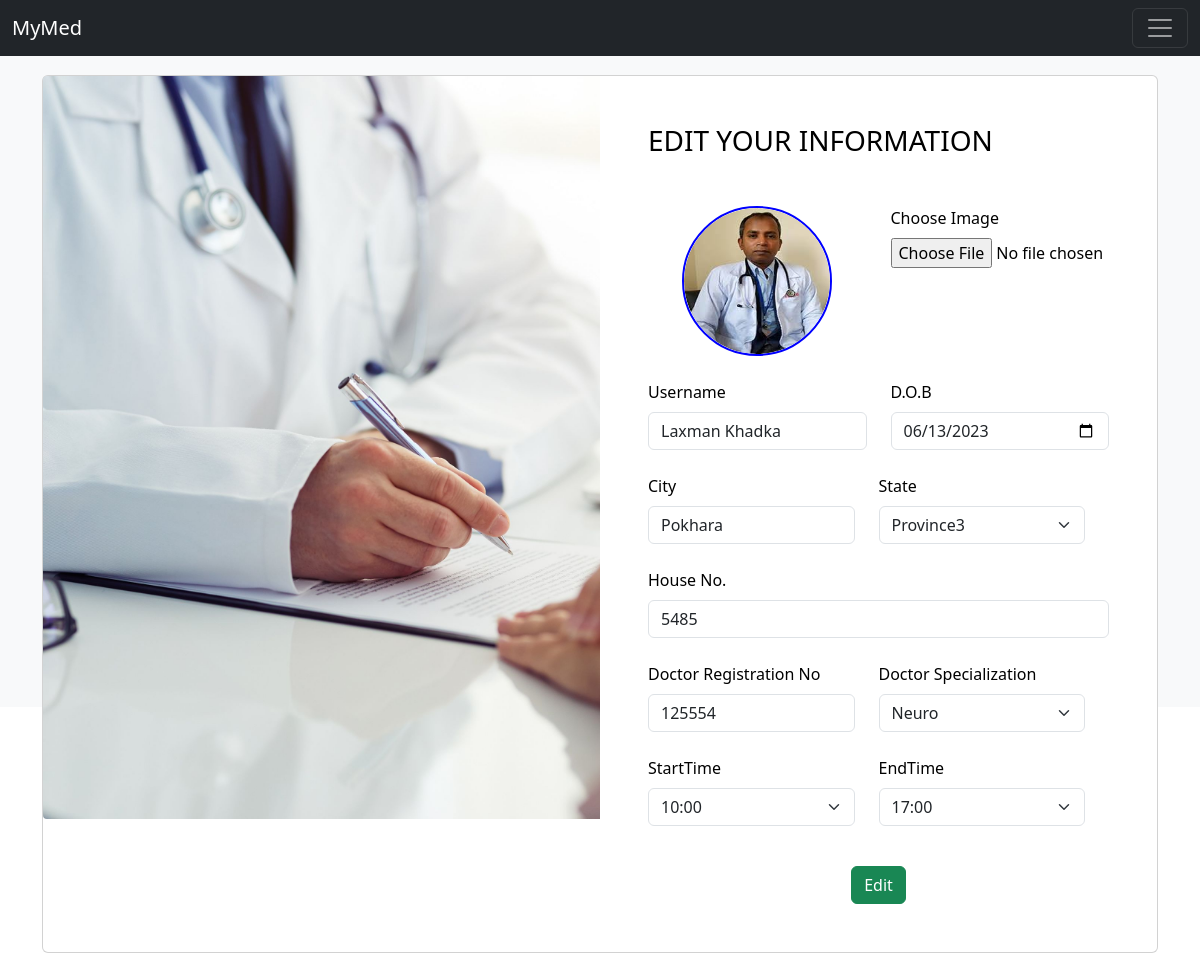
The app's page /Doctor/doctoredit.php (signed in) with its own data.
### tables this page shows
CREATE TABLE `doctordetails` (
  `Did` int(11) NOT NULL,
  `LoginId` int(11) NOT NULL,
  `City` varchar(255) NOT NULL DEFAULT 'Pokhara',
  `State` varchar(255) NOT NULL DEFAULT 'Province3',
  `HouseNo` int(11) NOT NULL DEFAULT 0,
  `Specialization` varchar(255) NOT NULL DEFAULT 'General',
  `Mobile` bigint(11) NOT NULL DEFAULT 99999999,
  `ProfilePicture` varchar(255) NOT NULL DEFAULT 'PP1.png',
  `starttime` time NOT NULL DEFAULT '09:00:00',
  `endtime` time NOT NULL DEFAULT '17:00:00'
);

CREATE TABLE `logintable` (
  `LoginId` int(11) NOT NULL,
  `Username` varchar(50) NOT NULL,
  `Email` varchar(50) NOT NULL,
  `Password` varchar(255) NOT NULL,
  `D.O.B` date NOT NULL,
  `Gender` varchar(10) NOT NULL,
  `Role` varchar(10) NOT NULL,
  `AccountCreation` datetime NOT NULL DEFAULT current_timestamp(),
  `verificationcode` varchar(255) NOT NULL,
  `isverified` int(11) NOT NULL DEFAULT 0,
  `NMCno` varchar(255) NOT NULL,
  `certificate` varchar(300) NOT NULL,
  `verifieddoctor` int(11) NOT NULL DEFAULT 0,
  `userdelete` int(11) NOT NULL DEFAULT 0
);

### Doctor/doctoredit.php (the view, shortened to what this page needs)
<?php
include '../bootstrap.php';
include 'docwelcome.php';
$Loginid = "";
if (isset($_SESSION['docid'])) {
  $Loginid = $_SESSION['docid'];
}
?>
<!DOCTYPE html>
<html lang="en">
<head>
</head>
<body>
  <?php
  $dob = "";
  $city = "";
  $state = "";
  $houseNo = "";
  $registration = "";
  $specialization = "";
  $profilePicture = "";
  require('../connection.php');
  $sql3 = "SELECT lt.Username, lt.`D.O.B`, lt.`NMCno`,dd.City, dd.State, dd.HouseNo, dd.Specialization, dd.Mobile, dd.starttime,dd.endtime,dd.ProfilePicture
FROM logintable lt
JOIN doctordetails dd ON lt.LoginId = dd.LoginId
WHERE lt.LoginId = '$Loginid'";
  $result = mysqli_query($conn, $sql3);
  while ($row = mysqli_fetch_array($result)) {
    $username = $row['Username'];
    $dob = $row['D.O.B'];
    $city = $row['City'];
    $state = $row['State'];
    $houseNo = $row['HouseNo'];
    $registration = $row['NMCno'];
    $specialization = $row['Specialization'];
    $profilePicture = "../profilepicture/" . $row['ProfilePicture'];
    $starttime = $row['starttime'];
    $endtime = $row['endtime'];
  }
  ?>
  <br>
  <form id="editForm" class="row g-3 mt-5" action="doctoreditcode.php" method="POST" enctype="multipart/form-data">
    <section class="h-100 bg-light custom-margin">
      <div class="container py-5 h-100">
        <div class="row d-flex justify-content-center align-items-center h-100">
          <div class="col pt-3">
            <div class="card card-registration my-4">
              <div class="row g-0">
                <div class="col-xl-6 d-none d-xl-block">
                  <img src="../profilepicture/test.jpg"
                    alt="Sample photo" class="img-fluid"
                    style="border-top-left-radius: .25rem; border-bottom-left-radius: .25rem;" />
                </div>
                <div class="col-xl-6">
                  <div class="card-body p-md-5 text-black">
                    <h3 class="mb-5 text-uppercase">Edit Your Information</h3>
                    <div class="row">
                      <div class="col-md-6 mb-4">
                        <div class="d-flex justify-content-center">
                          <div class="rounded-circle overflow-hidden"
                            style="width: 150px; height: 150px; border: 2px solid blue;">
                            <img id="profilePicture" src=<?= $profilePicture; ?> alt="Profile Picture"
                              class="img-fluid rounded-circle" style="object-fit: cover; width: 100%; height: 100%;"
                              value="<?php echo $profilePicture ?>">
                          </div>
                        </div>
                      </div>
                      <div class="col-md-6 mb-4">
                        <div class="form-outline">
                          <label for="chooseimg" class="form-label">Choose Image</label>
                          <input type="file" name="chooseimg" id="chooseimg">
                        </div>
                      </div>
                    </div>
                    <div class="row">
                      <div class="col-md-6 mb-4">
                        <div class="form-outline">
                          <label for="Username" class="form-label">Username</label>
                          <input type="text" class="form-control" name="username" id="Username"
                            value="<?php echo $username ?>">
                        </div>
                      </div>
                      <div class="col-md-6 mb-4">
                        <div class="form-outline">
                          <label for="date" class="form-label">D.O.B</label>
                          <input type="date" class="form-control" name="date" id="date" value="<?php echo $dob ?>">
                        </div>
                      </div>
                      <div class="row">
                        <div class="col-md-6 mb-4">
                          <div class="form-outline">
                            <label for="inputCity" class="form-label">City</label>
                            <input type="text" class="form-control" name="City" id="inputCity"
                              value="<?php echo $city ?>">
                          </div>
                        </div>
                        <div class="col-md-6 mb-4">
                          <div class="form-outline">
                            <label for="inputState" class="form-label">State</label>
                            <select name="state" id="inputState" class="form-select">
                              <option value="Province3" <?php if ($state == "Province3")
                                echo " selected"; ?>>Province3
                              </option>
                            </select>
                          </div>
                        </div>
                      </div>
                      <div class="form-outline mb-4">
                        <label for="inputhouse" class="form-label">House No.</label>
                        <input type="text" class="form-control" name="House" id="inputhouse"
                          value="<?php echo $houseNo ?>">
                      </div>
                      <div class="row">
                        <div class="col-md-6 mb-4">
                          <div class="form-outline">
                            <label for="Doctorreg" class="form-label">Doctor Registration No</label>
                            <input type="text" class="form-control" name="Registration" id="Doctorreg"
                              value="<?php echo $registration ?>">
                          </div>
                        </div>
                        <div class="col-md-6 mb-4">
                          <div class="form-outline">
                            <label for="Doctorreg" class="form-label">Doctor Specialization</label>
                            <select name="specialization" id="Doctorreg" class="form-select">
                              <option value="Neuro" <?php if ($specialization == "Neuro")
                                echo " selected";
                              ?>>Neuro</option>
                            </select>
                          </div>
                        </div>
                      </div>
                      <div class="row">
                        <div class="col-md-6 mb-4">
                          <div class="form-outline">
                            <label for="starttime" class="form-label">StartTime</label>
                            <select name="starttime" id="starttime" class="form-select">
                              <?php
                              for ($i = 0; $i < 25; $i++) {
                                $hour = str_pad($i, 2, '0', STR_PAD_LEFT);
                                $optionValue = $hour . ':00:00';
                                $selected = ($starttime == $optionValue) ? 'selected' : '';
                                echo "<option value='$optionValue' $selected>$hour:00</option>";
                              }
                              ?>
                            </select>
                          </div>
                        </div>
                        <div class="col-md-6 mb-4">
                          <div class="form-outline">
                            <label for="endtime" class="form-label">EndTime</label>
                            <select name="endtime" id="endtime" class="form-select">
                              <?php
                              for ($i = 0; $i < 25; $i++) {
                                $hourend = str_pad($i, 2, '0', STR_PAD_LEFT);
                                $optionValueend = $hourend . ':00:00';
                                $selectedval = ($endtime == $optionValueend) ? 'selected' : '';
                                echo "<option value='$optionValueend' $selectedval>$hourend:00</option>";
                              }
                              ?>
                            </select>
                          </div>
                        </div>
                      </div>
                      <div class="d-flex justify-content-center pt-3">
                        <button type='button' class='btn btn-success editDoctorDetails' data-bs-toggle='modal'
                          data-bs-target='#editDoctorDetailsModal' data-sliderid=".$answer['sliderid'].">Edit</button>
                      </div>
                    </div>
                  </div>
                </div>
              </div>
            </div>
          </div>
        </div>
    </section>
  </form>
</body>
</html>

### Doctor/doctoredit.php (style rules this page uses)
.custom-margin { margin-top: -85px; }
.container { height: 90vh!important; }

### records on screen
doctordetails: ProfilePicture (picture), username "Laxman Khadka", date "06/13/2023", City "Pokhara", state "Province3", House "5485", Registration "125554", specialization "Neuro"

### other values on screen
form field starttime "10:00"
form field endtime "17:00"
